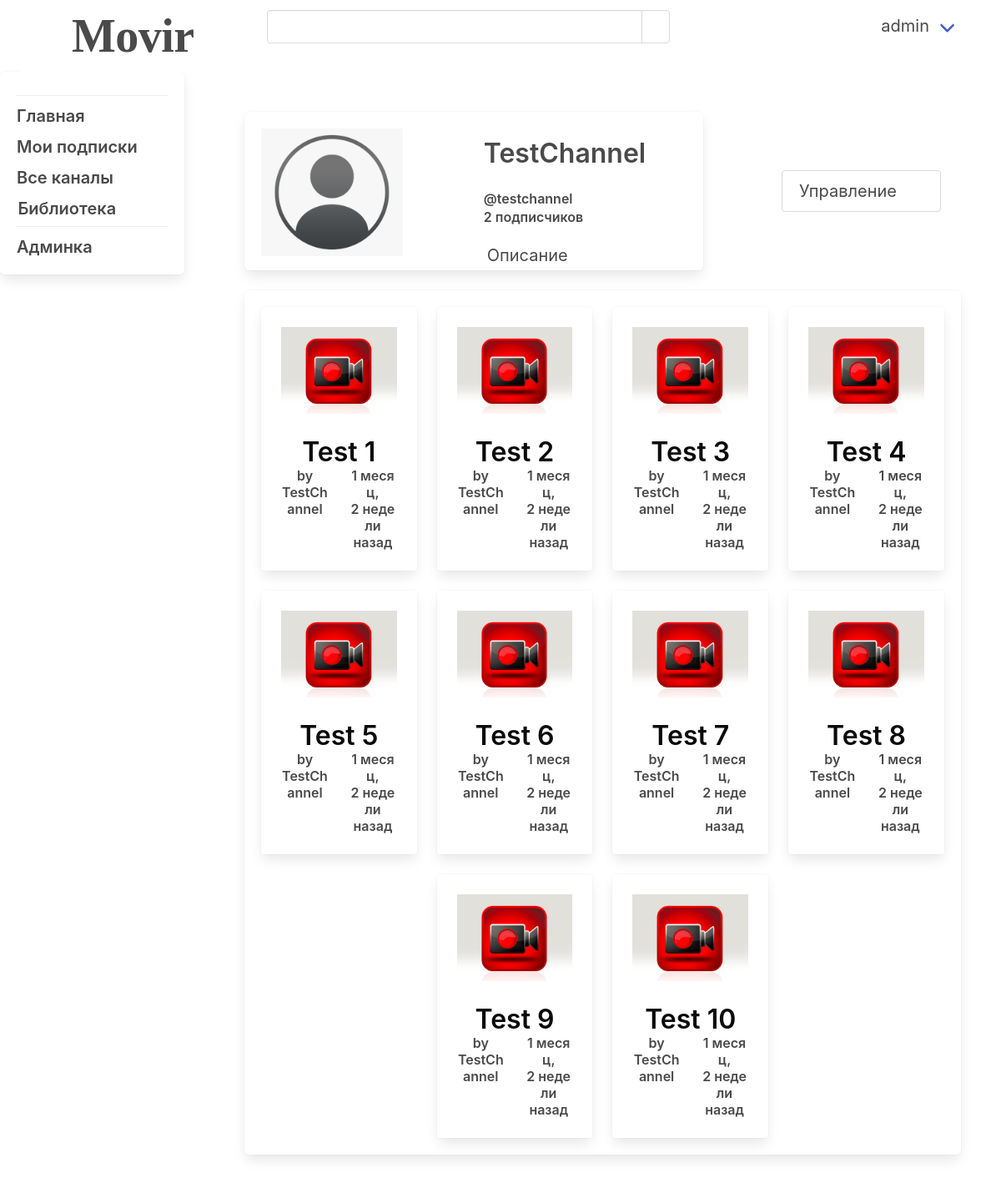
/video_hosting/host_channel/1 (signed in), run on the app's committed database.
### video_hosting/models.py (models this page shows, shortened)
class HostingСhannel(models.Model):
    name = models.CharField(max_length=255)
    image = models.ImageField(default='user.png', blank=True)
    slug = models.SlugField(unique=True)
    description = models.TextField()
    date = models.DateTimeField(auto_now_add=True)
    author = models.ForeignKey(User, on_delete=models.CASCADE)
    saved_channel = models.ManyToManyField(User, related_name='saved_channel')
    strike = models.IntegerField(default=0)
    blocked = models.BooleanField(default=False)
    def __str__(self):
        return self.name
    def saved_channel_counter(self):
        return self.saved_channel.count()

class Video(models.Model):
    preview = models.ImageField(default='default-video-image.png', blank=True)
    video = models.FileField(default='default-video.MP4', blank=True)
    name = models.CharField(max_length=255)
    slug = models.SlugField(unique=True)
    description = models.TextField()
    date = models.DateTimeField(auto_now_add=True)
    channel = models.ForeignKey(HostingСhannel, on_delete=models.CASCADE, null=True)
    likes = models.ManyToManyField(User, related_name='likes')
    dislikes = models.ManyToManyField(User, related_name='dislikes')
    saved_video = models.ManyToManyField(User, related_name='saved_video')
    views = models.ManyToManyField(User, related_name='views')

### video_hosting/views.py (the view)
# urls.py: path('host_channel/<int:pk>', views.host_channel, name='host_channel'),
@login_required(login_url='/users/log_in')
def host_channel(request, pk):
    user_prof = UsersProfile.objects.get(user=request.user)
    data_channel = HostingСhannel.objects.get(pk=pk)
    posts = Video.objects.filter(channel=data_channel)
    return render(request, 'host_channel.html', {'data': data_channel, 'posts': posts, 'user_prof': user_prof})

### video_hosting/templates/host_channel.html (shortened to what this page needs)
{% extends 'base_layout.html' %}
{% load static from static %}
{% block content %}
<section class="section">
    <div class="container is-centered">
        <div class="columns is-vcentered">
            <div class="column">
                <div class="box head">
                    <div class="columns">
                        <div class="column">
                            <figure>
                                <img src="{{ data.image.url }}" alt="" class="image is-centered post-imag channel-img">
                            </figure>
                        </div>
                        <div class="column">
                            <div class="title has-text-grey-dark is-3 mt-3">
                                {{ data.name }}
                            </div>
                            <div class="has-text-grey-dark has-text-weight-semibold is-6">
                                @{{ data.slug }}
                            </div>
                            <div class="subtitle has-text-grey-dark has-text-weight-semibold is-6">
                                {{ data.saved_channel_counter }} подписчиков
                            </div>
                            <div class="dropdown is-hoverable">
                                <div class="dropdown-trigger">
                                    <div class="subtitle has-text-grey-dark is-5 has-text-centered" aria-haspopup="true"
                                         aria-controls="dropdown-menu4">
                                        <div class="columns is-vcentered">
                                            <div class="column is-four-fifths">
                                                <span>Описание</span>
                                            </div>
                                            <div class="column">
                                               <span class="icon is-small">
                                               </span>
                                            </div>
                                        </div>
                                    </div>
                                </div>
                            </div>
                        </div>
                    </div>
                </div>
            </div>
            <div class="column has-text-right">
                {% if request.user != data.author %}
                <form method="post" action="{% url 'video_hosting:saved_channel' data.pk %}">
                    {% csrf_token %}
                    {% if request.user not in data.saved_channel.all %}
                    <button class="button is-info is-light is-medium" type="submit">
                        Подписаться
                    </button>
                    {% else %}
                    <button class="button is-danger is-light is-medium" type="submit">
                        Отписаться
                    </button>
                    {% endif %}
                </form>
                {% else %}
                <div class="dropdown is-hoverable mr-5">
                    <div class="dropdown-trigger">
                        <div class="button subtitle has-text-grey-dark is-5 has-text-centered" aria-haspopup="true"
                             aria-controls="dropdown-menu4">
                            <div class="columns is-vcentered">
                                <div class="column is-four-fifths">
                                    <span>Управление</span>
                                </div>
                                <div class="column">
                                    <span class="icon is-small">
                                    </span>
                                </div>
                            </div>
                        </div>
                    </div>
                </div>
                {% endif %}
            </div>
        </div>
        <div class="box">
            <div class="columns is-centered is-multiline">
                {% for post in posts %}
                <div class="column is-3">
                    <div class="card has-text-centered">
                        <div class="card-content">
                            <a href="{% url 'video_hosting:video' post.pk %}?action=views">
                                <div class="media">
                                    <div class="media-content">
                                        <div class="container pb-4 mb-3">
                                            <img src="{{post.preview.url}}" alt="" class="image is-centered post-imag">
                                        </div>
                                        <div class="title has-text-black is-3">
                                            {{ post.name }}
                                        </div>
                                        <div class="columns">
                                            <div class="column">
                                                <a href="{% url 'video_hosting:host_channel' post.channel.pk %}"
                                                   class="subtitle has-text-grey-dark has-text-weight-semibold is-6">
                                                    by {{ post.channel }}
                                                </a>
                                            </div>
                                            <div class="column">
                                                <div class="subtitle has-text-grey-dark has-text-weight-semibold is-6">
                                                    {{ post.date|timesince }} назад
                                                </div>
                                            </div>
                                        </div>
                                    </div>
                                </div>
                            </a>
                        </div>
                    </div>
                </div>
                {% endfor %}
            </div>
        </div>
    </div>
</section>
{% endblock %}

### video_hosting/templates/base_layout.html (shortened to what this page needs)
{% load static from static %}
<html lang="en">
<head>
    <link rel="stylesheet" href="{% static 'static/bulma.css' %}">
    <link rel="stylesheet" href="{% static 'static/style.css' %}">
</head>
<body>
{% if user_prof.blocked %}
<div class="columns is-vcentered">
    <div class="column has-text-centered">
        <div class="box">
            <div class="title has-text-danger">
                Вы заблокированы
            </div>
        </div>
    </div>
</div>
{% else %}
<nav class="navbar ml-5 mr-5" role="navigation" aria-label="main navigation">
    <div class="navbar-brand">
        <a class="navbar-item" href="{% url 'video_hosting:home' %}">
            <div class="logo"></div>
            <div class="logo_name">
                Movir
            </div>
        </a>
    </div>
    <div id="navbarBasicExample" class="navbar-menu">
         <span class="navbar_search">
            <form method="get" class="pt-3">
                <div class="field has-addons">
                    <div class="control">
                        <input type="search" class="input input_custom" name="search">
                    </div>
                    <div class="control">
                        <button class="button" type="submit">
                        </button>
                    </div>
                </div>
            </form>
         </span>
        <div class="navbar-end">
            <div class="navbar-item">
                {% if user.is_authenticated %}
                <div class="navbar-item has-dropdown is-hoverable">
                    <div class="navbar-link subtitle">
                        {{user}}
                    </div>
                </div>
                {% else %}
                <div class="buttons">
                    <a href="{% url 'users:log_in' %}" class="button is-light">
                        Войти
                    </a>
                </div>
                {% endif %}
            </div>
        </div>
    </div>
</nav>
<div>
    <div class="columns">
        <div class="column is-one-fifth">
            <div class="box">
                {% if user.is_authenticated %}
                <ul>
                    <hr class="dropdown-divider">
                    <li class="mt-3">
                        <a href="{% url 'video_hosting:home' %}"
                           class="subtitle has-text-grey-dark has-text-weight-semibold">
                            Главная
                        </a>
                    </li>
                    <li class="mt-3">
                        <a href="{% url 'video_hosting:subscriptions' %}"
                           class="subtitle has-text-grey-dark has-text-weight-semibold">
                            Мои подписки
                        </a>
                    </li>
                    <li class="mt-3">
                        <a href="{% url 'video_hosting:channel_all' %}"
                           class="subtitle has-text-grey-dark has-text-weight-semibold">
                            Все каналы
                        </a>
                    </li>
                    <li class="mt-3">
                        <div class="dropdown is-hoverable mr-5">
                            <div class="dropdown-trigger">
                                <div class="subtitle has-text-grey-dark is-5 has-text-centered"
                                     aria-haspopup="true"
                                     aria-controls="dropdown-menu4">
                                    <div class="columns is-vcentered">
                                        <div class="column is-four-fifths">
                                            <span class="subtitle has-text-grey-dark has-text-weight-semibold">
                                                Библиотека
                                            </span>
                                        </div>
                                        <div class="column">
                                            <span class="icon is-small">
                                            </span>
                                        </div>
                                    </div>
                                </div>
                            </div>
                        </div>
                    </li>
                    <hr class="dropdown-divider">
                    {% if user.is_staff %}
                    <li class="mt-3">
                        <a href="{% url 'staff:admin' %}"
                           class="subtitle has-text-grey-dark has-text-weight-semibold">
                            Админка
                        </a>
                    </li>
                    {% endif %}
                </ul>
                {% endif %}
            </div>
        </div>
        <div class="column">
            {% block content %}
            {% endblock %}
        </div>
    </div>
</div>
{% endif %}
</body>
</html>

### files/static/style.css (style rules this page uses)
.head { width: 550px; height: 190px; }
.channel-img { width: 70%; }
.navbar-menu { width: 80%; display: flex; justify-content: flex-end; }
.navbar-end { width: 40%; margin: 0; }
.input_custom { width: 450px; }
body { background-image: url("../uploads/Group 1.png"); }
.logo { margin: 0; width: 50px; height: 50px; background-image: url("../uploads/Logo.png"); background-size: cover; }
.logo_name { font-family: Kanit; font-size: 56px; font-weight: 600; line-height: 62px; letter-spacing: -0.01em; text-align: center; }

### data on the page
HostingСhannel: image (placeholder picture), name "TestChannel", slug "testchannel", saved_channel_counter "2"
Video: preview (placeholder picture), name "Test 1", channel "TestChannel", date "1 месяц, 2 недели"
Video: preview (placeholder picture), name "Test 2", channel "TestChannel", date "1 месяц, 2 недели"
Video: preview (placeholder picture), name "Test 3", channel "TestChannel", date "1 месяц, 2 недели"
Video: preview (placeholder picture), name "Test 4", channel "TestChannel", date "1 месяц, 2 недели"
Video: preview (placeholder picture), name "Test 5", channel "TestChannel", date "1 месяц, 2 недели"
Video: preview (placeholder picture), name "Test 6", channel "TestChannel", date "1 месяц, 2 недели"
Video: preview (placeholder picture), name "Test 7", channel "TestChannel", date "1 месяц, 2 недели"
Video: preview (placeholder picture), name "Test 8", channel "TestChannel", date "1 месяц, 2 недели"
Video: preview (placeholder picture), name "Test 9", channel "TestChannel", date "1 месяц, 2 недели"
Video: preview (placeholder picture), name "Test 10", channel "TestChannel", date "1 месяц, 2 недели"

### other printed values
{{ user }} "admin"
